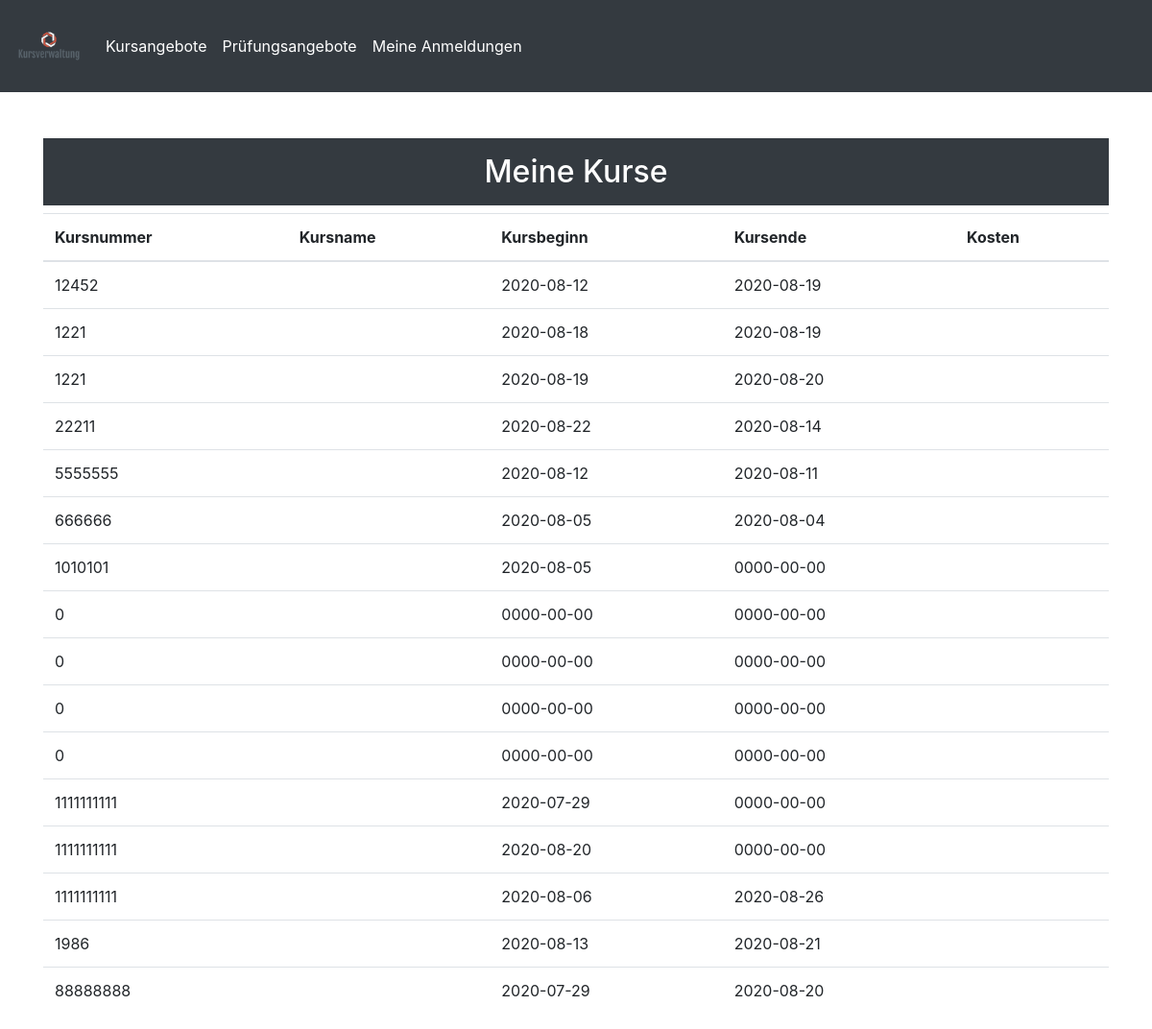
/user/meineAnmeldungen.php, run on an earlier commit of the app's database.
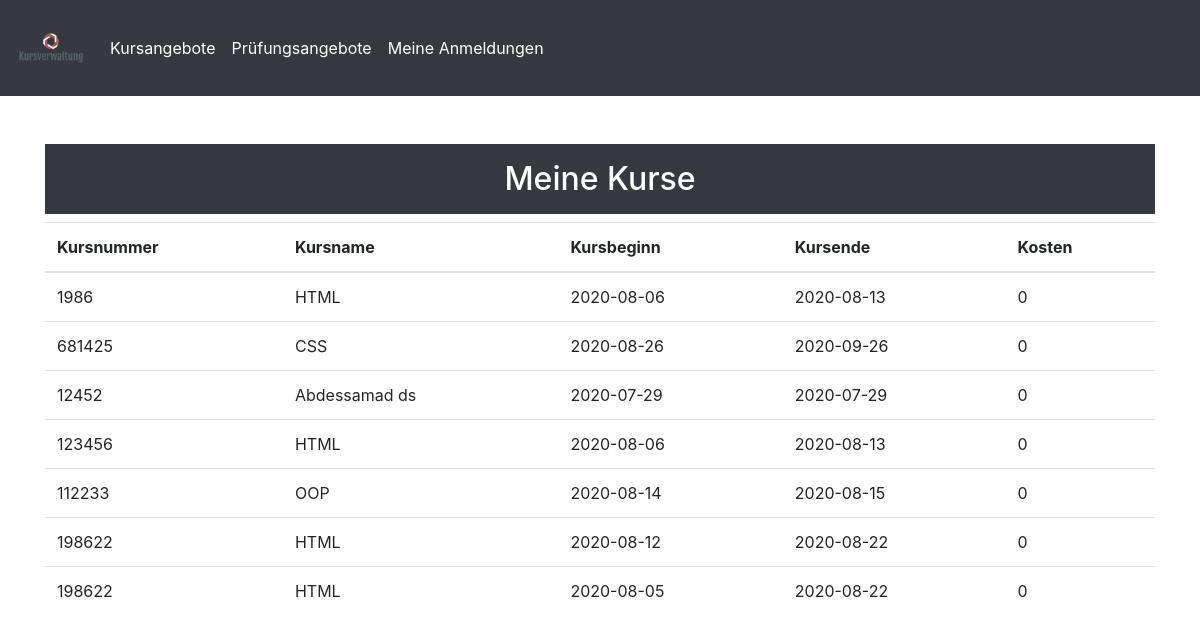
And on a later commit of the database.
### tables this page shows
CREATE TABLE `kurs` (
  `kursID` int(11) NOT NULL,
  `kursNummer` int(11) NOT NULL,
  `kursName` varchar(255) NOT NULL,
  `kursBeginn` date NOT NULL,
  `kursEnde` date NOT NULL,
  `teilnehmerAnzahl` int(11) NOT NULL,
  `dozentID` int(11) NOT NULL,
  `kosten` decimal(10,0) NOT NULL,
  `kursCreated` timestamp NOT NULL DEFAULT current_timestamp()
);

### class/database.php (called while the page is built, shortened)
<?php
class Database
{
  private $serverName = "localhost";
  private $userName = "root";
  private $password = "";
  private $dbName = "kursverwaltung";
  private $con;
  public function __construct()
  {
    $this->con = new mysqli($this->serverName, $this->userName, $this->password, $this->dbName);
  }
   public function read($table)
   {
     $sql="SELECT * FROM $table";
     $result = mysqli_query($this->con, $sql);
     while($row = mysqli_fetch_assoc($result))
      {
        $data[] = $row;
      }
       return $data;
    }
}
 ?>

### user/meineAnmeldungen.php (the view)
<?php
include('incUser\header.php');
?>
<div class="container">
  <div class="row">
    <div class="col-sm-12">
      <h2 class="p-3 col text-center mt-5 text-white bg-dark"> Meine Kurse </h2>
      <table class="table">
        <thead>
         <tr>
          <th scope="col"> Kursnummer </th>
          <th scope="col"> Kursname</th>
          <th scope="col"> Kursbeginn </th>
          <th scope="col"> Kursende </th>
          <th scope="col"> Kosten </th>
         </tr>
        </thead>
      <tbody>
        <?php foreach ($db->read('kurs') as $row): ?>
          <tr>
            <td scope="row"><?php echo $row['kursNummer'] ?></td>
            <td scope="row"><?php echo $row['kursName'] ?></td>
            <td scope="row"><?php echo $row['kursBeginn'] ?></td>
            <td scope="row"><?php echo $row['kursEnde'] ?></td>
            <td scope="row"><?php echo $row['kosten'] ?></td>
          </tr>
        <?php endforeach; ?>
        </tbody>
      </div>
  </div>
</div>
<?php
include('incUser\footer.php');
?>

What changed in the data, as far as the page shows it:
removed kurs: kursNummer "12452", kursBeginn "2020-08-12", kursEnde "2020-08-19"
removed kurs: kursNummer "1221", kursBeginn "2020-08-18", kursEnde "2020-08-19"
removed kurs: kursNummer "1221", kursBeginn "2020-08-19", kursEnde "2020-08-20"
removed kurs: kursNummer "22211", kursBeginn "2020-08-22", kursEnde "2020-08-14"
removed kurs: kursNummer "5555555", kursBeginn "2020-08-12", kursEnde "2020-08-11"
removed kurs: kursNummer "666666", kursBeginn "2020-08-05", kursEnde "2020-08-04"
removed kurs: kursNummer "1010101", kursBeginn "2020-08-05", kursEnde "0000-00-00"
removed kurs: kursNummer "0", kursBeginn "0000-00-00", kursEnde "0000-00-00"
removed kurs: kursNummer "0", kursBeginn "0000-00-00", kursEnde "0000-00-00"
removed kurs: kursNummer "0", kursBeginn "0000-00-00", kursEnde "0000-00-00"
removed kurs: kursNummer "0", kursBeginn "0000-00-00", kursEnde "0000-00-00"
removed kurs: kursNummer "1111111111", kursBeginn "2020-07-29", kursEnde "0000-00-00"
removed kurs: kursNummer "1111111111", kursBeginn "2020-08-20", kursEnde "0000-00-00"
removed kurs: kursNummer "1111111111", kursBeginn "2020-08-06", kursEnde "2020-08-26"
removed kurs: kursNummer "1986", kursBeginn "2020-08-13", kursEnde "2020-08-21"
removed kurs: kursNummer "88888888", kursBeginn "2020-07-29", kursEnde "2020-08-20"
added kurs: kursNummer "1986", kursName "HTML", kursBeginn "2020-08-06", kursEnde "2020-08-13", kosten "0"
added kurs: kursNummer "681425", kursName "CSS", kursBeginn "2020-08-26", kursEnde "2020-09-26", kosten "0"
added kurs: kursNummer "12452", kursName "Abdessamad ds", kursBeginn "2020-07-29", kursEnde "2020-07-29", kosten "0"
added kurs: kursNummer "123456", kursName "HTML", kursBeginn "2020-08-06", kursEnde "2020-08-13", kosten "0"
added kurs: kursNummer "112233", kursName "OOP", kursBeginn "2020-08-14", kursEnde "2020-08-15", kosten "0"
added kurs: kursNummer "198622", kursName "HTML", kursBeginn "2020-08-12", kursEnde "2020-08-22", kosten "0"
added kurs: kursNummer "198622", kursName "HTML", kursBeginn "2020-08-05", kursEnde "2020-08-22", kosten "0"
